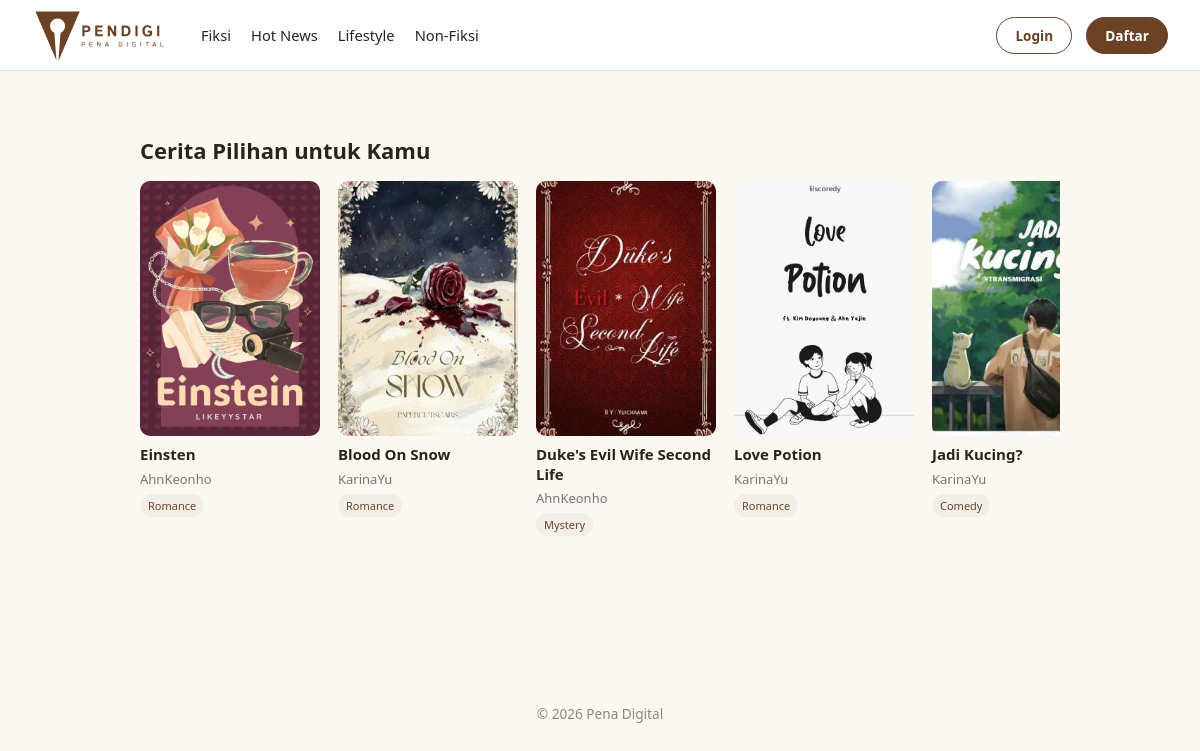
The page /fiksi/ on the database its author committed.
### articles/models.py (models this page shows, shortened)
class Categories(models.Model):
    name = models.CharField(max_length=50, unique=True)
    class Meta:
        verbose_name_plural = "Categories"

### fiction/models.py (models this page shows, shortened)
class Stories(models.Model):
    author = models.ForeignKey(
        Users, on_delete=models.CASCADE,
        limit_choices_to={'status_kontributor': StatusKontributor.APPROVED},
        related_name='stories'
    )
    title = models.CharField(max_length=150)
    cover = models.ImageField(upload_to='stories/covers/', null=True, blank=True)
    description = models.TextField()
    genre = models.CharField(max_length=20, choices=GenreFiksi.choices)
    tags = models.CharField(max_length=200, blank=True, help_text="Pisahkan tag dengan spasi")
    target_pembaca = models.CharField(max_length=20, choices=TargetPembaca.choices, default=TargetPembaca.UMUM)
    status = models.CharField(max_length=20, choices=StatusStory.choices, default=StatusStory.PENDING)
    is_completed = models.BooleanField(default=False)
    views_count = models.PositiveIntegerField(default=0)
    created_at = models.DateTimeField(auto_now_add=True)
    published_at = models.DateTimeField(null=True, blank=True)
    class Meta:
        ordering = ['-created_at']
        verbose_name_plural = "Stories"

### accounts/models.py (models this page shows, shortened)
class Users(AbstractUser):
    role = models.CharField(
        max_length=20,
        choices=Role.choices,
        default=Role.PEMBACA
    )
    status_kontributor = models.CharField(
        max_length=20,
        choices=StatusKontributor.choices,
        default=StatusKontributor.NONE
    )
    profile_picture = models.ImageField(upload_to='profile_pictures/', null=True, blank=True)
    bio = models.CharField(max_length=150, blank=True)

### fiction/views.py (the view, shortened to what this page needs)
# urls.py: path('', views.story_list, name='story_list'),
def story_list(request):
    stories = Stories.objects.filter(
        status=StatusStory.APPROVED
    ).select_related('author')
    banners = Banner.objects.filter(
        type=BannerType.FIKSI,
        is_active=True
    ).order_by('order', '-created_at')
    recommended_stories = stories[:12]
    continue_reading = []
    return render(
        request,
        'fiction/story_list.html',
        {
            'stories': stories,
            'banners': banners,
            'recommended_stories': recommended_stories,
            'continue_reading': continue_reading[:2],
            'continue_reading_count': len(continue_reading),
        }
    )

### articles/context_processor.py (called while the page is built)
def navbar_categories(request):
    return {
        'navbar_categories': Categories.objects.all().order_by('name')
    }

### fiction/context_processors.py (called while the page is built)
def fiction_navigation(request):
    all_tags_raw = (
        Stories.objects
        .filter(status=StatusStory.APPROVED)
        .exclude(tags='')
        .values_list('tags', flat=True)
    )
    unique_tags = set()
    for tag_string in all_tags_raw:
        for tag in tag_string.split():
            tag = tag.strip().lower()
            if tag:
                unique_tags.add(tag)
    return {
        'fiction_tags': sorted(unique_tags),
    }

### fiction/templates/fiction/story_list.html (shortened to what this page needs)
{% extends 'fiction/fiction_base.html' %}
{% load static %}
{% block extra_css %}
<link rel="stylesheet" href="{% static 'css/fiction-home.css' %}">
{% endblock %}
{% block fiction_content %}
<div class="fiction-home">
    <section class="fiction-section">
        <div class="fiction-section-header">
            <h2>Cerita Pilihan untuk Kamu</h2>
        </div>
        <div class="story-horizontal-container">
            <div class="story-horizontal-track">
                {% for story in recommended_stories %}
                <a
                    href="{% url 'fiction:story_detail' story.pk %}"
                    class="fiction-story-card"
                >
                    <div class="fiction-story-cover-wrap">
                        {% if story.cover %}
                        <img
                            src="{{ story.cover.url }}"
                            alt="{{ story.title }}"
                            class="fiction-story-cover"
                        >
                        {% else %}
                        <div class="fiction-story-placeholder">
                            📖
                        </div>
                        {% endif %}
                    </div>
                    <div class="fiction-story-info">
                        <h3>{{ story.title }}</h3>
                        <p class="fiction-story-author">
                            {{ story.author.username }}
                        </p>
                        <span class="fiction-story-genre">
                            {{ story.get_genre_display }}
                        </span>
                    </div>
                </a>
                {% empty %}
                <p class="empty-fiction">
                    Belum ada cerita yang tersedia.
                </p>
                {% endfor %}
            </div>
        </div>
    </section>
</div>
{% endblock %}

### fiction/templates/fiction/fiction_base.html (shortened to what this page needs)
{% extends 'app_base.html' %}
{% load static %}
{% block content %}
<main class="fiction-page-content">
    {% block fiction_content %}
    {% endblock %}
</main>
{% endblock %}

### templates/app_base.html (shortened to what this page needs)
{% extends 'base.html' %}
{% load static %}
{% block body %}
<header class="navbar">
    <a
        href="{% url 'articles:article_list' %}"
        class="brand"
    >
        <img
            src="{% static 'images/pendigi-logo-tulisan.svg' %}"
            alt="Pena Digital"
            class="logo"
        >
    </a>
    <div
        class="navbar-collapse"
        id="navbarCollapse"
    >
        <nav class="nav-links">
            {% for cat in navbar_categories %}
                {% if cat.name|lower == 'fiksi' %}
                    <a href="{% url 'fiction:story_list' %}">
                        {{ cat.name }}
                    </a>
                {% else %}
                    <a
                        href="{% url 'articles:article_list' %}?kategori={{ cat.name|urlencode }}"
                    >
                        {{ cat.name }}
                    </a>
                {% endif %}
            {% endfor %}
        </nav>
        <div class="navbar-actions">
            {% if user.is_authenticated %}
                {% if user.status_kontributor == 'approved' and user.role != 'admin' %}
                    <div class="navbar-dropdown create-dropdown">
                        <button
                            type="button"
                            class="navbar-icon-button"
                            aria-label="Buat konten"
                            aria-expanded="false"
                        >
                            <span class="plus-icon">+</span>
                        </button>
                        <div class="navbar-dropdown-menu create-menu">
                            <div class="navbar-dropdown-title">
                                Buat Konten
                            </div>
                            <a href="{% url 'articles:upload_article' %}">
                                Artikel
                            </a>
                            <a href="{% url 'fiction:create_story' %}">
                                Fiksi
                            </a>
                        </div>
                    </div>
                {% endif %}
                <div class="navbar-dropdown profile-dropdown">
                    <button
                        type="button"
                        class="navbar-profile-button"
                        aria-label="Menu profil"
                        aria-expanded="false"
                    >
                        {% if user.profile_picture %}
                            <img
                                src="{{ user.profile_picture.url }}"
                                alt="{{ user.username }}"
                                class="navbar-profile-avatar"
                            >
                        {% else %}
                            <span class="navbar-profile-avatar navbar-profile-placeholder">
                                {{ user.username|first|upper }}
                            </span>
                        {% endif %}
                    </button>
                    <div class="navbar-dropdown-menu profile-menu">
                        <div class="navbar-dropdown-username">
                            {{ user.username }}
                        </div>
                        <a href="{% url 'profile' %}">
                            Lihat Profil
                        </a>
                        <a href="#">
                            Riwayat Bacaan
                        </a>
                        {% if user.role == 'admin' or user.is_superuser %}
                            <a href="{% url 'dashboard' %}">
                                Dashboard
                            </a>
                        {% elif user.status_kontributor == 'approved' %}
                            <a href="{% url 'author_dashboard' %}">
        Dashboard
    </a>
                        {% elif user.status_kontributor == 'pending' %}
                            <div class="navbar-dropdown-disabled">
                                Menunggu Verifikasi
                            </div>
                        {% else %}
                            <a href="{% url 'apply_contributor' %}">
                                Daftar menjadi penulis
                            </a>
                        {% endif %}
                        <form
                            action="{% url 'logout' %}"
                            method="post"
                        >
                            {% csrf_token %}
                            <button type="submit">
                                Logout
                            </button>
                        </form>
                    </div>
                </div>
            {% else %}
                <a
                    href="{% url 'login' %}"
                    class="btn-outline"
                >
                    Login
                </a>
                <a
                    href="{% url 'register' %}"
                    class="btn-solid"
                >
                    Daftar
                </a>
            {% endif %}
        </div>
    </div>
</header>
<main class="content">
    {% block content %}
    {% endblock %}
</main>
<footer class="footer">
    <p>
        &copy; {% now 'Y' %} Pena Digital
    </p>
</footer>
{% endblock %}

### templates/base.html (shortened to what this page needs)
{% load static %}
<!DOCTYPE html>
<html lang="id">
<head>
    <link rel="stylesheet" href="{% static 'css/base.css' %}">
    {% block extra_css %}{% endblock %}
</head>
<body>
    {% block body %}{% endblock %}
</body>
</html>

### static/css/base.css (style rules this page uses)
:root { --paper: #FBF8F2; --ink: #2F5D50; --ink-dark: #234840; --brown: #6B4226; --brown-dark: #54331d; --divider: #DDD6C9; --text: #2A2420; }
* { box-sizing: border-box; margin: 0; padding: 0; }
body { font-family: system-ui, -apple-system, sans-serif; background: var(--paper); color: var(--text); }
a { color: inherit; }
.content { max-width: 1000px; margin: 32px auto; padding: 0 16px; }
.footer { text-align: center; padding: 24px; color: #8a8880; font-size: 0.85rem; }
.btn-outline { display: inline-block; padding: 8px 18px; border: 1.5px solid var(--brown); border-radius: 20px; color: var(--brown) !important; font-size: 0.85rem; font-weight: 600; text-decoration: none; transition: all .15s ease; }
.btn-solid { display: inline-block; padding: 8px 18px; background: var(--brown); border: 1.5px solid var(--brown); border-radius: 20px; color: #fff !important; font-size: 0.85rem; font-weight: 600; text-decoration: none; transition: background .15s ease; }
.navbar { position: relative; display: flex; align-items: center; width: 100%; padding: 10px 32px; background: #fff; border-bottom: 1px solid var(--divider); gap: 28px; z-index: 1000; }
.brand { display: flex; align-items: center; flex-shrink: 0; text-decoration: none; }
.logo { display: block; width: auto; height: 50px; }
.navbar-collapse { display: flex; align-items: center; justify-content: space-between; flex: 1; min-width: 0; gap: 24px; }
.nav-links { display: flex; align-items: center; gap: 20px; white-space: nowrap; }
.nav-links a { color: var(--text); font-size: 0.92rem; text-decoration: none; transition: color .15s ease; }
.navbar-actions { display: flex; align-items: center; gap: 14px; flex-shrink: 0; }

### static/css/fiction-home.css (style rules this page uses)
.fiction-home { width: min(1120px, calc(100% - 48px)); margin: 0 auto; padding: 32px 0 60px; }
.fiction-section { margin-bottom: 42px; }
.fiction-section-header { margin-bottom: 16px; }
.fiction-section-header h2 { margin: 0; font-size: 22px; }
.story-horizontal-container { overflow-x: auto; scrollbar-width: thin; padding-bottom: 10px; }
.story-horizontal-track { display: flex; gap: 18px; width: max-content; }
.fiction-story-card { width: 180px; flex-shrink: 0; text-decoration: none; color: inherit; }
.fiction-story-cover-wrap { width: 180px; height: 255px; overflow: hidden; border-radius: 10px; background: #f1eee9; }
.fiction-story-cover { width: 100%; height: 100%; object-fit: cover; transition: transform 0.25s ease; }
.fiction-story-info { padding-top: 9px; }
.fiction-story-info h3 { margin: 0; font-size: 15px; line-height: 1.3; }
.fiction-story-author { margin: 5px 0; font-size: 13px; color: #777; }
.fiction-story-genre { display: inline-block; font-size: 11px; padding: 4px 8px; border-radius: 20px; background: #f2eee9; color: #704529; }

### rows shown on the page
Categories: name "Fiksi"
Categories: name "Hot News"
Categories: name "Lifestyle"
Categories: name "Non-Fiksi"
Stories: cover (picture), title "Einsten", author.username "AhnKeonho", genre "Romance"
Stories: cover (picture), title "Blood On Snow", author.username "KarinaYu", genre "Romance"
Stories: cover (picture), title "Duke's Evil Wife Second Life", author.username "AhnKeonho", genre "Mystery"
Stories: cover (picture), title "Love Potion", author.username "KarinaYu", genre "Romance"
Stories: cover (picture), title "Jadi Kucing?", author.username "KarinaYu", genre "Comedy"
